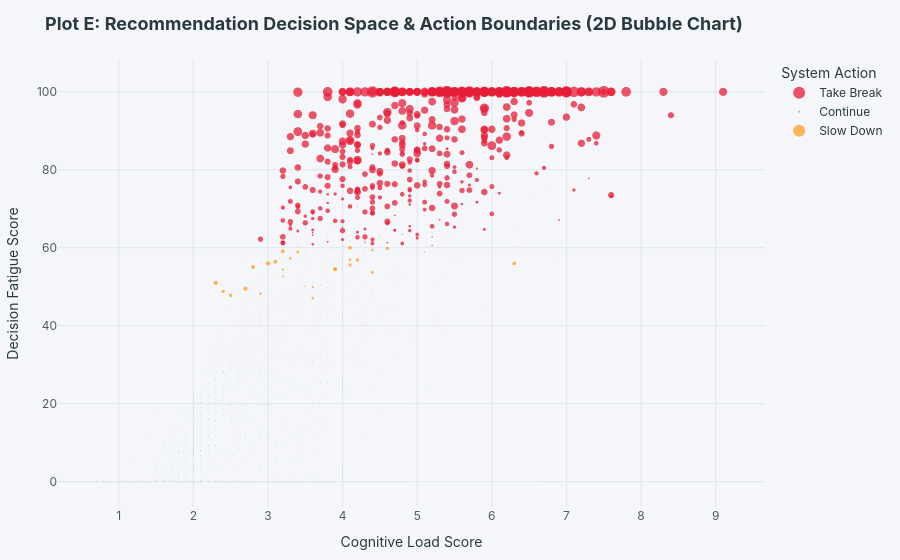

The cell this chart's notebook holds for it:
### Markdown cell above
### 🛑 Plot E: Recommendation Boundary (2D Bubble Space)
* **Hypothesis:** The automated recommendation engine is not a simple linear trigger, but divides action boundaries across multi-dimensional features.
* **Visualization:** 2D Bubble chart mapping `Cognitive_Load_Score` (X) vs. `Decision_Fatigue_Score` (Y), where bubble size encodes `Error_Rate` and color represents the `System_Recommendation`.

### Code cell
fig_e = px.scatter(
    sample_df,
    x='Cognitive_Load_Score',
    y='Decision_Fatigue_Score',
    color='System_Recommendation',
    size='Error_Rate',
    color_discrete_map=PALETTE_RECOMMENDATION,
    size_max=12,
    labels={
        'Cognitive_Load_Score': 'Cognitive Load Score',
        'Decision_Fatigue_Score': 'Decision Fatigue Score',
        'Error_Rate': 'Error Rate',
        'System_Recommendation': 'System Action'
    },
    title='<b>Plot E: Recommendation Decision Space & Action Boundaries (2D Bubble Chart)</b>',
    opacity=0.75
)
fig_e.update_traces(marker=dict(line=dict(width=0)))
fig_e.update_layout(title_font_size=18, margin=dict(l=40, r=40, t=60, b=40))
fig_e.show()

### Figure 1 — Plotly figure (JSON) as saved in the notebook; plotly's stock layout.template omitted (floating-point values rounded to 4 significant figures; data arrays with more than 128 entries replaced by an {"elided": "..."} marker saying what was removed)
{"data": [{"hovertemplate": "System Action=Take Break<br>Cognitive Load Score=%{x}<br>Decision Fatigue Score=%{y}<br>Error Rate=%{marker.size}<extra></extra>", "legendgroup": "Take Break", "marker": {"color": "#e71d36", "line": {"width": 0}, "opacity": 0.75, "size": {"elided": "512 float values"}, "sizemode": "area", "sizeref": 0.001958, "symbol": "circle"}, "mode": "markers", "name": "Take Break", "showlegend": true, "type": "scattergl", "x": {"elided": "512 float values"}, "xaxis": "x", "y": {"elided": "512 float values"}, "yaxis": "y"}, {"hovertemplate": "System Action=Continue<br>Cognitive Load Score=%{x}<br>Decision Fatigue Score=%{y}<br>Error Rate=%{marker.size}<extra></extra>", "legendgroup": "Continue", "marker": {"color": "#2ec4b6", "line": {"width": 0}, "opacity": 0.75, "size": {"elided": "704 int values"}, "sizemode": "area", "sizeref": 0.001958, "symbol": "circle"}, "mode": "markers", "name": "Continue", "showlegend": true, "type": "scattergl", "x": {"elided": "704 float values"}, "xaxis": "x", "y": {"elided": "704 float values"}, "yaxis": "y"}, {"hovertemplate": "System Action=Slow Down<br>Cognitive Load Score=%{x}<br>Decision Fatigue Score=%{y}<br>Error Rate=%{marker.size}<extra></extra>", "legendgroup": "Slow Down", "marker": {"color": "#ff9f1c", "line": {"width": 0}, "opacity": 0.75, "size": {"elided": "284 float values"}, "sizemode": "area", "sizeref": 0.001958, "symbol": "circle"}, "mode": "markers", "name": "Slow Down", "showlegend": true, "type": "scattergl", "x": {"elided": "284 float values"}, "xaxis": "x", "y": {"elided": "284 float values"}, "yaxis": "y"}], "layout": {"legend": {"itemsizing": "constant", "title": {"text": "System Action"}, "tracegroupgap": 0}, "margin": {"b": 40, "l": 40, "r": 40, "t": 60}, "title": {"font": {"size": 18}, "text": "<b>Plot E: Recommendation Decision Space & Action Boundaries (2D Bubble Chart)</b>"}, "xaxis": {"anchor": "y", "domain": [0, 1], "title": {"text": "Cognitive Load Score"}}, "yaxis": {"anchor": "x", "domain": [0, 1], "title": {"text": "Decision Fatigue Score"}}}}
